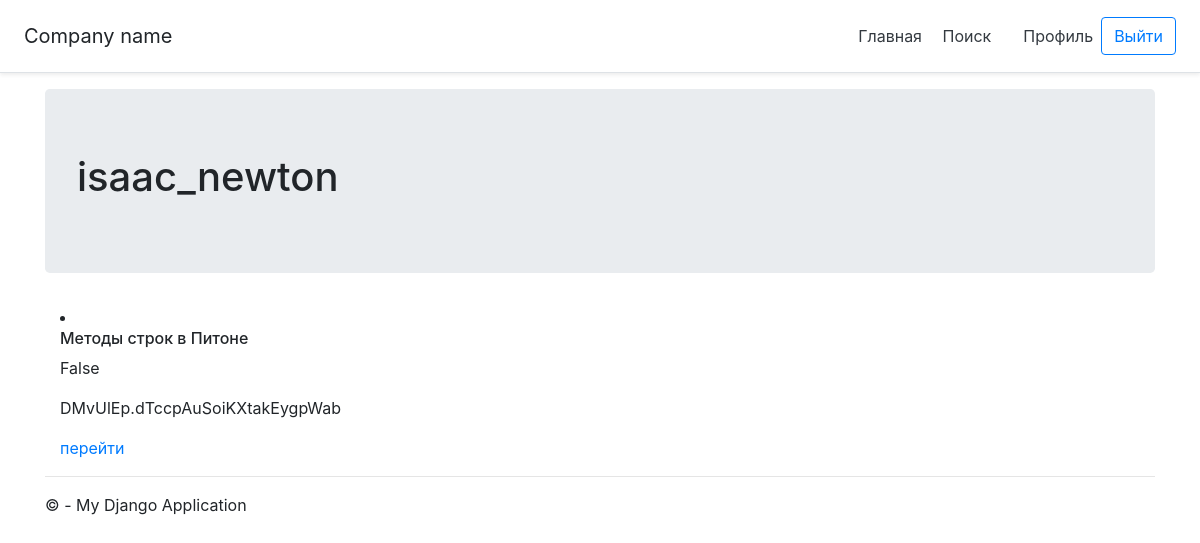
Before: /profile/isaac_newton/themes/ (signed in) with the older database file.
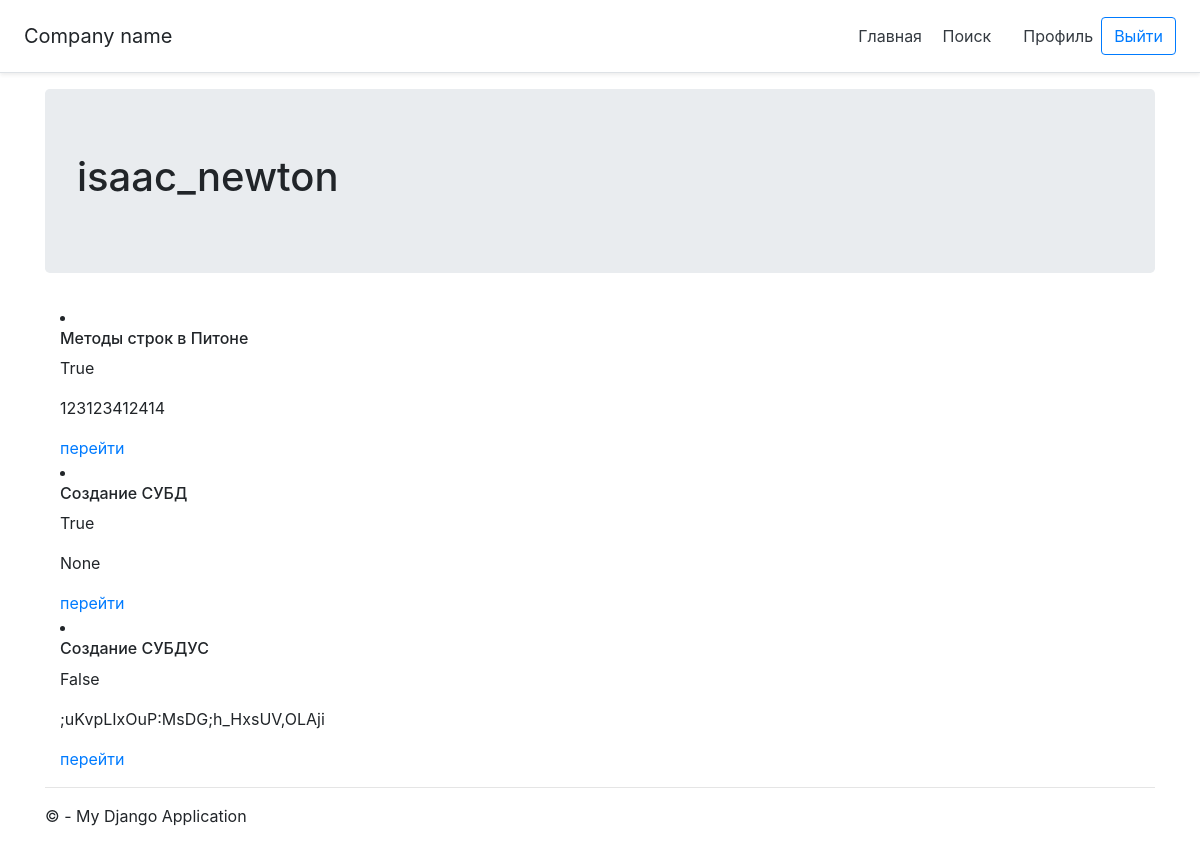
After: the same page with the newer database file.
### app.py (models this page shows, shortened)
class Themes(db.Model):
    id = db.Column(db.Integer, primary_key=True)
    title = db.Column(db.String(80))
    isPublic = db.Column(db.Boolean)
    key = db.Column(db.String(80), nullable=True, unique=True)
    user_id = db.Column(db.Integer, db.ForeignKey('users.id'))

### app.py (the view)
@app.route('/profile/<username>/themes/')
@login_required
def profileThemes(username):
    user = current_user
    themes = Themes.query.filter_by(user_id=user.id).all()
    response = make_response(
        render_template(
            "profile/themes.html",
            user=user,
            themes=themes
        )
    )
    print(request.url)
    response.set_cookie("url", request.url, 60 * 60)
    return response

### app.py (called while the page is built)
@loginManager.user_loader
def loadUser(user_id):
    logger.debug(f"Loaded user with id: {user_id}")
    return Users.query.get(int(user_id))

### templates/profile/themes.html
{% extends "layout.html" %}
{% block content %}
<div class="jumbotron">
    <h1>{{ user.username }}</h1>
</div>
<div class="container">
   {% for theme in themes %}
        <li>
            <h6>{{ theme.title }}</h6>
            <p>{{ theme.isPublic }}</p>
            <p>{{ theme.key }}</p>
            <a href="{{ url_for('theme_view', theme_id=theme.id) }}">перейти</a>
        </li>
    {% endfor %}
</div>
{% endblock %}

Changed rows visible on the page:
changed Themes "Методы строк в Питоне": isPublic "False" → "True"; key "DMvUlEp.dTccpAuSoiKXtakEygpWab" → "123123412414"
added Themes: title "Создание СУБД", isPublic "True", key "None"
added Themes: title "Создание СУБДУС", isPublic "False", key ";uKvpLIxOuP:MsDG;h_HxsUV,OLAji"
